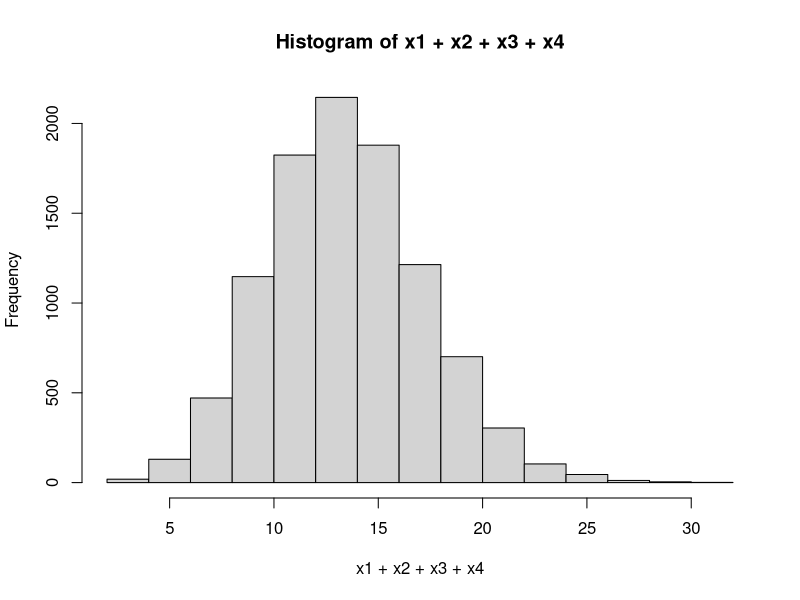
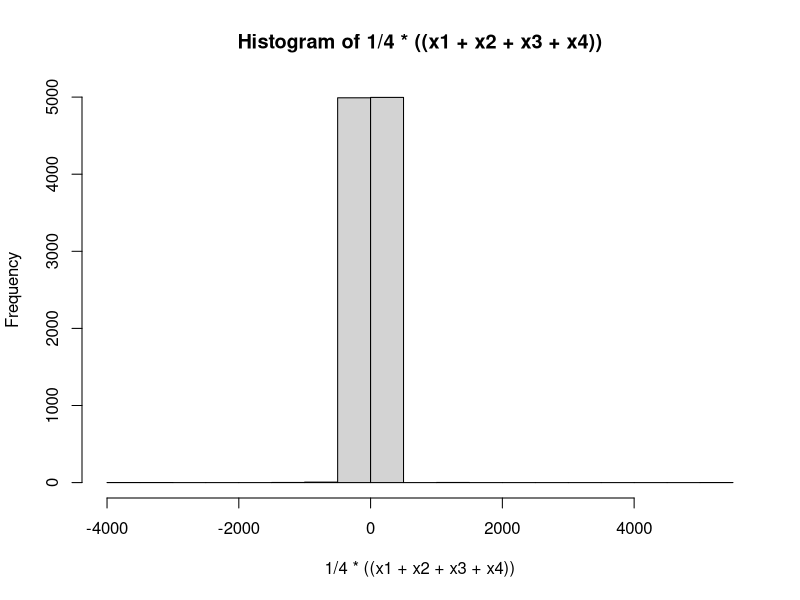
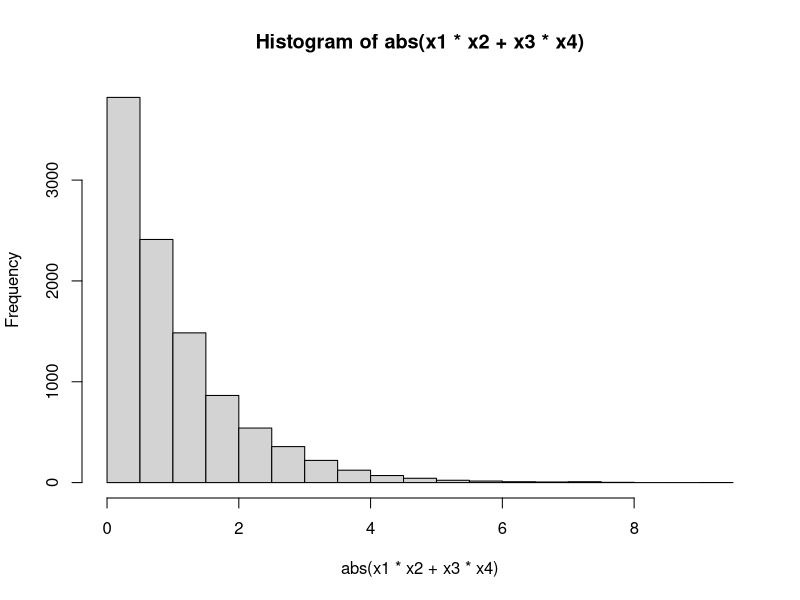
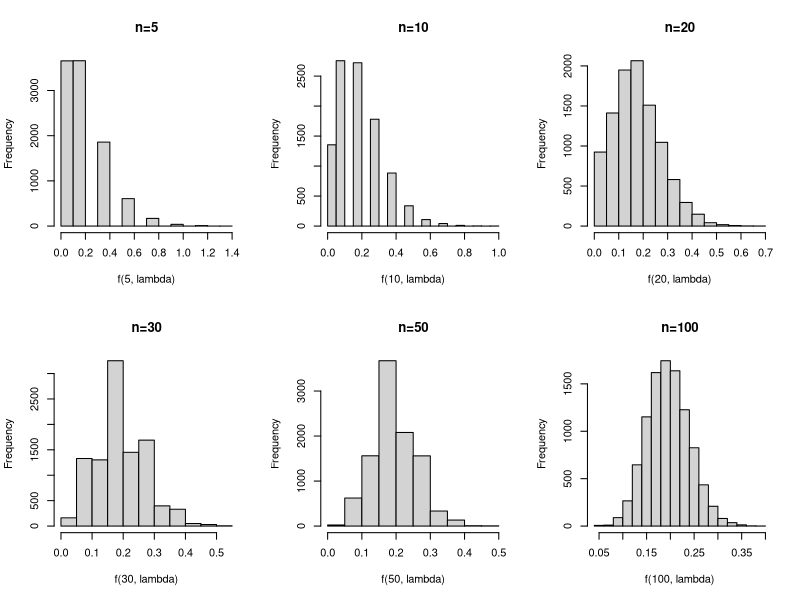
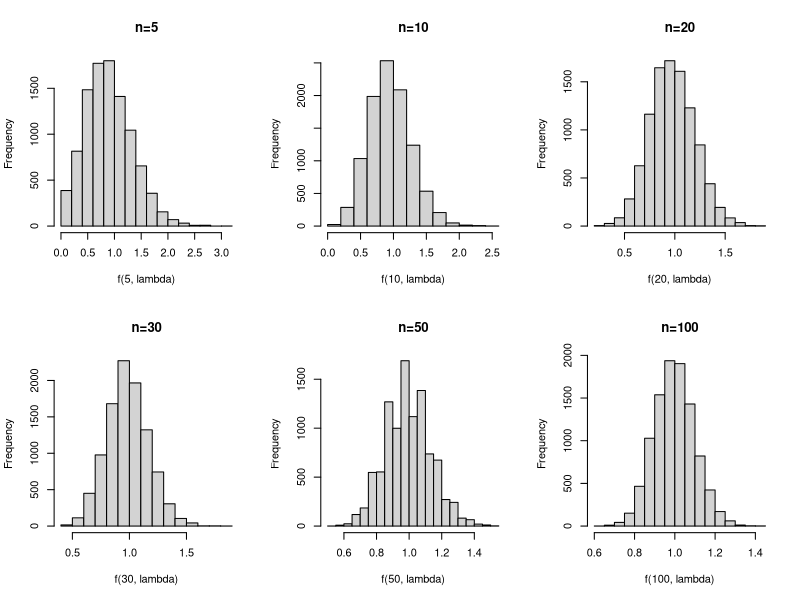
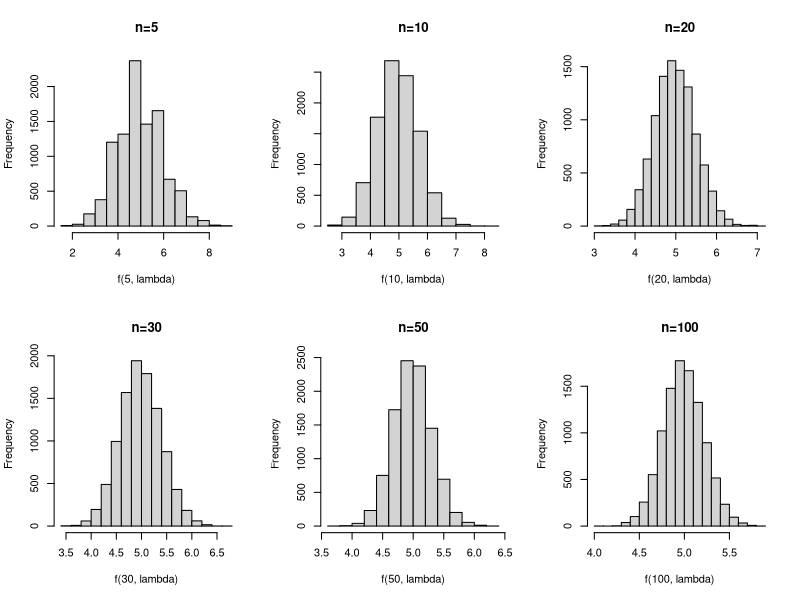
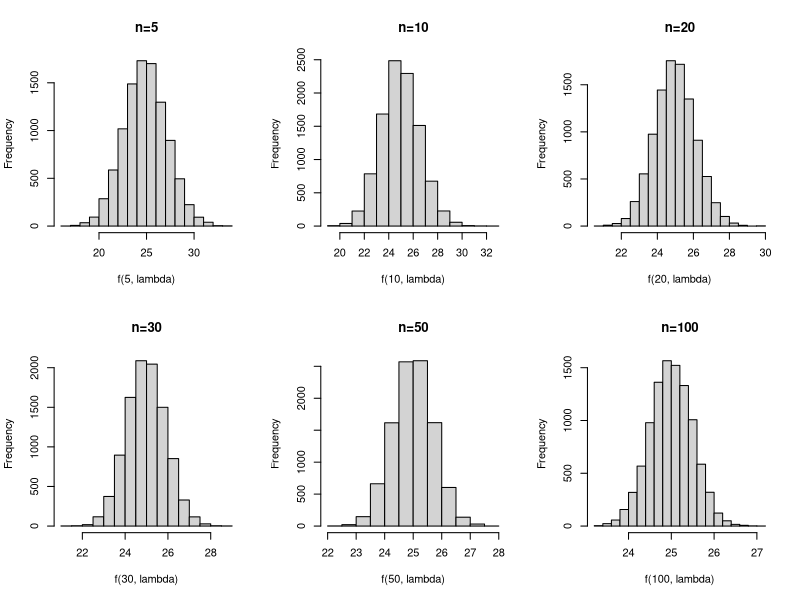

Write R code to recreate these figures, in order.
# q1a - simulate std norm using CLT

sim.norm.clt <- function(n) {
  x <- numeric(n)
  for(i in 1:n) {
    u <- runif(12, 0, 1)
    x[i] <- sum(u)
  }
  
  (x - 6)
}

# q1b - simulate std norm using box muller method

sim.norm.box.muller <- function(n) {
  u1 <- runif(n/2)
  u2 <- runif(n/2)
  r <- sqrt(-2 * log(u1))
  theta <- 2 * pi * u2
  x = r * cos(theta)
  y = r * sin(theta)
  
  c(x, y)
}

# q1c - polar marsaglia method

sim.norm.polar.marsaglia <- function(n) {
  v1 <- runif(n/2, -1, 1)
  v2 <- runif(n/2, -1, 1)
  
  s <- v1^2 + v2^2
  k <- sqrt(-2 * log(s) / s)
  c(v1 * k, v2 * k)
}

sim.norm.box.muller.nicolas <- function(n) {
  t=0
  X=0
  Y=0
  while(t<n/2)
  {U1=runif(1,0,1)
   U2=runif(1,0,1)
   S=-2*log(U1)
   Theta=2*pi*U2
   X[t]=sqrt(S)*cos(Theta)
   Y[t]=sqrt(S)*sin(Theta)
   t=t+1}
  Z=c(X,Y)
}

## helper for timing
time.fun <- function(f, n) {
  start <- proc.time()
  f(n)
  proc.time() - start
}

# q2 - beta distribution

beta.pdf <- function(a, b, x) {
  k <- gamma(a + b) / (gamma(a) * gamma(b))
  k * x^(a-1) * (1 - x)^(b-1)
}

# test plot
# plot(function(x) {beta.pdf(8, 6, x)}, 0, 1)

sim.beta.rejection <- function(n, a, b) {
  x <- numeric(n)
  while(i < n) {
    u1 <- runif(1)
    u2 <- runif(1, 0, 3)
    
    if(u2 < beta.pdf(a, b, u1)) {
      x[i] <- u1
      i <- i + 1
    }
  }
  
  x
}

sim.beta.gamma <- function(n, a, b) {
  theta = 1
  x <- rgamma(n, a, theta)
  y <- rgamma(n, b, theta)
  x / (x + y)
}

# q3
# (a)
x1 <- rpois(10000, 2)
x2 <- rpois(10000, 3)
x3 <- rpois(10000, 4)
x4 <- rpois(10000, 5)

hist(x1 + x2 + x3 + x4)
mean(x1 + x2 + x3 + x4)

# (b)
x1 <- rcauchy(10000)
x2 <- rcauchy(10000)
x3 <- rcauchy(10000)
x4 <- rcauchy(10000)

hist(1/4 * ((x1 + x2 + x3 + x4)))
mean(x1 + x2 + x3 + x4)
var(x1 + x2 + x3 + x4)

# (c)
x1 <- rnorm(10000)
x2 <- rnorm(10000)
x3 <- rnorm(10000)
x4 <- rnorm(10000)

hist(abs(x1 * x2 + x3 * x4))
mean(abs(x1 * x2 + x3 * x4))
var(abs(x1 * x2 + x3 * x4))

# q4

# crude/raw
q4.crude <- function(n) {
  y = runif(n)
  mean((2*y)^(2*y)) * 2  
}

# antithetic variates
q4.antithetic <- function(n) {
  y <- runif(n)
  f <- function(y) {
    (2*y)^(2*y)
  }
  mean(0.5 * (f(y) + f(1-y))) * 2
}

# hit/miss
q4.hitmiss <- function(n) {
  x <- runif(n, 0, 2)
  y <- runif(n, 0, 4) # max for x^x in (0, 2)
  (sum(y < x^x) / n) * 8 # rectangle is 2x4
}

# q5

check.clt <- function(lambda) { 
  f <- function(n, lambda) {
    replicate(10000, sum(rpois(n, lambda)) / n)
  }
  
  par(mfrow=c(2,3))
  hist(f(5, lambda), main="n=5")
  hist(f(10, lambda), main="n=10")
  hist(f(20, lambda), main="n=20")
  hist(f(30, lambda), main="n=30")
  hist(f(50, lambda), main="n=50")
  hist(f(100, lambda), main="n=100")
}

check.clt(0.2)  # somewhat normal at n=100
check.clt(1)    # quite good at n=10, 20
check.clt(5)    # good at n=10
check.clt(25)   # ok at n=5

# q6

A <- c(0, 8, 11, 15)
B <- c(0, 1, 2, 4)

t_obs <- mean(A) - mean(B)
total <- sum(c(A, B))
rotations <- combn(c(A, B), 4)
diffs <- numeric(ncol(rotations))

for(i in 1:ncol(rotations)) {
  diffs[i] <- mean(rotations[, i]) - ((total - sum(rotations[, i])) / 4)
}

p.value <- sum(diffs >= t_obs) / length(diffs)
